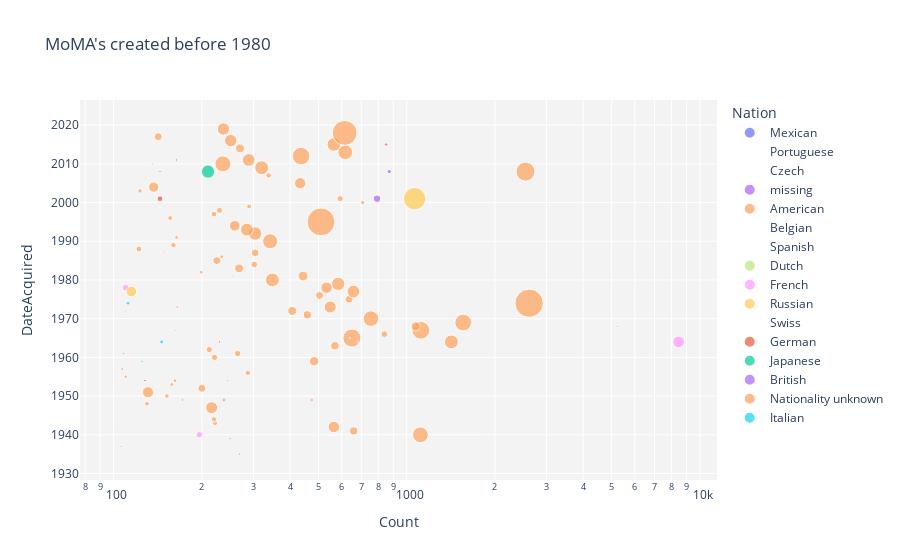

This figure's notebook cell:
### Markdown cell above
## Acquisition of artworks by female over total -- of Moma and Rhizome

Count of how many artworks for each country have been added to the MoMA (new and old) and Rhizome collections, compared with the number of artworks acquired made by only a female artist. 

Visualization is on categorical data (gender, nationality), ordinal data (acquisition year) and numerical data (tot artworks per nationality  count, artworks by a female artist per nationality)

### Code cell
import plotly.io as pio
import plotly.express as px
df =df_nats_before[(df_nats_before['DateAcquired'] >= 1970) & (df_nats_before['DateAcquired'] <= 1980)]
df2 =df_nats_before.loc[df_nats_before['Count'] > 100]

fig5 = px.scatter(df2,
                 x="Count", y="DateAcquired", size="Females", color="Nation",
                 log_x=True,
                 title="MoMA's created before 1980")
# fig5.update_traces(
#     tickformatstops = {
#         'dtickrange': '[100,10000]'
#     }
# )
fig5.update_layout(
    paper_bgcolor='rgb(255, 255, 255)',
    plot_bgcolor='rgb(243, 243, 243)',
    )


fig5.show()

### Figure 1 — Plotly figure (JSON) as saved in the notebook; plotly's stock layout.template omitted (floating-point values rounded to 4 significant figures)
{"data": [{"hovertemplate": "Nation=Mexican<br>Count=%{x}<br>DateAcquired=%{y}<br>Females=%{marker.size}<extra></extra>", "legendgroup": "Mexican", "marker": {"color": "#636efa", "size": [1, 0], "sizemode": "area", "sizeref": 1.103, "symbol": "circle"}, "mode": "markers", "name": "Mexican", "orientation": "v", "showlegend": true, "type": "scatter", "x": [103, 113], "xaxis": "x", "y": [1942, 1965], "yaxis": "y"}, {"hovertemplate": "Nation=Portuguese<br>Count=%{x}<br>DateAcquired=%{y}<br>Females=%{marker.size}<extra></extra>", "legendgroup": "Portuguese", "marker": {"color": "#EF553B", "size": [0], "sizemode": "area", "sizeref": 1.103, "symbol": "circle"}, "mode": "markers", "name": "Portuguese", "orientation": "v", "showlegend": true, "type": "scatter", "x": [101], "xaxis": "x", "y": [2012], "yaxis": "y"}, {"hovertemplate": "Nation=Czech<br>Count=%{x}<br>DateAcquired=%{y}<br>Females=%{marker.size}<extra></extra>", "legendgroup": "Czech", "marker": {"color": "#00cc96", "size": [0, 0, 0], "sizemode": "area", "sizeref": 1.103, "symbol": "circle"}, "mode": "markers", "name": "Czech", "orientation": "v", "showlegend": true, "type": "scatter", "x": [120, 117, 144], "xaxis": "x", "y": [1966, 1999, 2008], "yaxis": "y"}, {"hovertemplate": "Nation=missing<br>Count=%{x}<br>DateAcquired=%{y}<br>Females=%{marker.size}<extra></extra>", "legendgroup": "missing", "marker": {"color": "#ab63fa", "size": [0, 0, 0, 31, 0, 0, 10, 0, 0, 0], "sizemode": "area", "sizeref": 1.103, "symbol": "circle"}, "mode": "markers", "name": "missing", "orientation": "v", "showlegend": true, "type": "scatter", "x": [383, 256, 174, 792, 139, 140, 872, 601, 592, 211], "xaxis": "x", "y": [1943, 1971, 1989, 2001, 2005, 2007, 2008, 2010, 2017, 2019], "yaxis": "y"}, {"hovertemplate": "Nation=American<br>Count=%{x}<br>DateAcquired=%{y}<br>Females=%{marker.size}<extra></extra>", "legendgroup": "American", "marker": {"color": "#FFA15A", "size": [1, 4, 3, 4, 137, 37, 72, 14, 16, 80, 12, 10, 12, 69, 35, 8, 8, 7, 16, 5, 49, 22, 22, 21, 40, 106, 180, 25, 173, 46, 154, 135, 37, 45, 80, 441, 34, 34, 89, 73, 98, 106, 54, 8, 43, 24, 34, 8, 33, 19, 16, 125, 8, 100, 90, 63, 426, 13, 18, 20, 13, 10, 21, 11, 59, 71, 16, 200, 106, 141, 90, 171, 118, 44, 102, 85, 35, 340, 83], "sizemode": "area", "sizeref": 1.103, "symbol": "circle"}, "mode": "markers", "name": "American", "orientation": "v", "showlegend": true, "type": "scatter", "x": [111, 269, 106, 250, 1113, 659, 564, 222, 220, 216, 130, 238, 152, 131, 200, 158, 162, 110, 287, 107, 483, 221, 265, 212, 569, 1420, 650, 839, 1117, 1073, 1558, 755, 458, 407, 548, 2616, 636, 504, 658, 533, 584, 348, 443, 199, 268, 302, 225, 234, 304, 122, 160, 342, 164, 304, 285, 259, 510, 156, 220, 230, 290, 708, 593, 123, 137, 433, 338, 2542, 320, 236, 289, 436, 617, 270, 564, 251, 142, 614, 237], "xaxis": "x", "y": [1934, 1935, 1937, 1939, 1940, 1941, 1942, 1943, 1944, 1947, 1948, 1949, 1950, 1951, 1952, 1953, 1954, 1955, 1956, 1957, 1959, 1960, 1961, 1962, 1963, 1964, 1965, 1966, 1967, 1968, 1969, 1970, 1971, 1972, 1973, 1974, 1975, 1976, 1977, 1978, 1979, 1980, 1981, 1982, 1983, 1984, 1985, 1986, 1987, 1988, 1989, 1990, 1991, 1992, 1993, 1994, 1995, 1996, 1997, 1998, 1999, 2000, 2001, 2003, 2004, 2005, 2007, 2008, 2009, 2010, 2011, 2012, 2013, 2014, 2015, 2016, 2017, 2018, 2019], "yaxis": "y"}, {"hovertemplate": "Nation=Belgian<br>Count=%{x}<br>DateAcquired=%{y}<br>Females=%{marker.size}<extra></extra>", "legendgroup": "Belgian", "marker": {"color": "#19d3f3", "size": [0, 0, 0], "sizemode": "area", "sizeref": 1.103, "symbol": "circle"}, "mode": "markers", "name": "Belgian", "orientation": "v", "showlegend": true, "type": "scatter", "x": [210, 133, 289], "xaxis": "x", "y": [1949, 1964, 1978], "yaxis": "y"}, {"hovertemplate": "Nation=Spanish<br>Count=%{x}<br>DateAcquired=%{y}<br>Females=%{marker.size}<extra></extra>", "legendgroup": "Spanish", "marker": {"color": "#FF6692", "size": [0, 0], "sizemode": "area", "sizeref": 1.103, "symbol": "circle"}, "mode": "markers", "name": "Spanish", "orientation": "v", "showlegend": true, "type": "scatter", "x": [144, 1191], "xaxis": "x", "y": [1949, 1964], "yaxis": "y"}, {"hovertemplate": "Nation=Dutch<br>Count=%{x}<br>DateAcquired=%{y}<br>Females=%{marker.size}<extra></extra>", "legendgroup": "Dutch", "marker": {"color": "#B6E880", "size": [1, 0], "sizemode": "area", "sizeref": 1.103, "symbol": "circle"}, "mode": "markers", "name": "Dutch", "orientation": "v", "showlegend": true, "type": "scatter", "x": [400, 104], "xaxis": "x", "y": [2014, 2015], "yaxis": "y"}, {"hovertemplate": "Nation=French<br>Count=%{x}<br>DateAcquired=%{y}<br>Females=%{marker.size}<extra></extra>", "legendgroup": "French", "marker": {"color": "#FF97FF", "size": [23, 0, 9, 1, 2, 4, 1, 3, 1, 75, 1, 1, 3, 3, 6, 0, 25, 0, 0, 3, 1, 0, 0, 3], "sizemode": "area", "sizeref": 1.103, "symbol": "circle"}, "mode": "markers", "name": "French", "orientation": "v", "showlegend": true, "type": "scatter", "x": [196, 158, 474, 112, 247, 245, 265, 226, 110, 8465, 640, 467, 163, 5225, 165, 139, 110, 103, 224, 149, 127, 345, 199, 107], "xaxis": "x", "y": [1940, 1948, 1949, 1950, 1951, 1954, 1956, 1958, 1963, 1964, 1965, 1966, 1967, 1968, 1973, 1975, 1978, 1979, 1982, 1987, 2000, 2008, 2009, 2018], "yaxis": "y"}, {"hovertemplate": "Nation=Russian<br>Count=%{x}<br>DateAcquired=%{y}<br>Females=%{marker.size}<extra></extra>", "legendgroup": "Russian", "marker": {"color": "#FECB52", "size": [0, 62, 278], "sizemode": "area", "sizeref": 1.103, "symbol": "circle"}, "mode": "markers", "name": "Russian", "orientation": "v", "showlegend": true, "type": "scatter", "x": [126, 115, 1064], "xaxis": "x", "y": [1962, 1977, 2001], "yaxis": "y"}, {"hovertemplate": "Nation=Swiss<br>Count=%{x}<br>DateAcquired=%{y}<br>Females=%{marker.size}<extra></extra>", "legendgroup": "Swiss", "marker": {"color": "#636efa", "size": [0], "sizemode": "area", "sizeref": 1.103, "symbol": "circle"}, "mode": "markers", "name": "Swiss", "orientation": "v", "showlegend": true, "type": "scatter", "x": [195], "xaxis": "x", "y": [2012], "yaxis": "y"}, {"hovertemplate": "Nation=German<br>Count=%{x}<br>DateAcquired=%{y}<br>Females=%{marker.size}<extra></extra>", "legendgroup": "German", "marker": {"color": "#EF553B", "size": [3, 0, 1, 1, 4, 0, 2, 3, 1, 0, 19, 3, 2, 3, 6], "sizemode": "area", "sizeref": 1.103, "symbol": "circle"}, "mode": "markers", "name": "German", "orientation": "v", "showlegend": true, "type": "scatter", "x": [172, 104, 140, 109, 128, 273, 108, 230, 134, 275, 144, 144, 136, 164, 851], "xaxis": "x", "y": [1949, 1951, 1952, 1953, 1954, 1956, 1961, 1964, 1967, 1999, 2001, 2008, 2010, 2011, 2015], "yaxis": "y"}, {"hovertemplate": "Nation=Japanese<br>Count=%{x}<br>DateAcquired=%{y}<br>Females=%{marker.size}<extra></extra>", "legendgroup": "Japanese", "marker": {"color": "#00cc96", "size": [3, 0, 97], "sizemode": "area", "sizeref": 1.103, "symbol": "circle"}, "mode": "markers", "name": "Japanese", "orientation": "v", "showlegend": true, "type": "scatter", "x": [125, 179, 210], "xaxis": "x", "y": [1959, 2007, 2008], "yaxis": "y"}, {"hovertemplate": "Nation=British<br>Count=%{x}<br>DateAcquired=%{y}<br>Females=%{marker.size}<extra></extra>", "legendgroup": "British", "marker": {"color": "#ab63fa", "size": [3, 0, 0, 1, 2, 1, 0, 2, 0], "sizemode": "area", "sizeref": 1.103, "symbol": "circle"}, "mode": "markers", "name": "British", "orientation": "v", "showlegend": true, "type": "scatter", "x": [683, 224, 135, 111, 110, 133, 104, 254, 189], "xaxis": "x", "y": [1964, 1967, 1970, 1971, 1972, 1974, 1976, 1981, 1983], "yaxis": "y"}, {"hovertemplate": "Nation=Nationality unknown<br>Count=%{x}<br>DateAcquired=%{y}<br>Females=%{marker.size}<extra></extra>", "legendgroup": "Nationality unknown", "marker": {"color": "#FFA15A", "size": [0, 0, 1], "sizemode": "area", "sizeref": 1.103, "symbol": "circle"}, "mode": "markers", "name": "Nationality unknown", "orientation": "v", "showlegend": true, "type": "scatter", "x": [263, 139, 156], "xaxis": "x", "y": [1943, 1999, 2001], "yaxis": "y"}, {"hovertemplate": "Nation=Italian<br>Count=%{x}<br>DateAcquired=%{y}<br>Females=%{marker.size}<extra></extra>", "legendgroup": "Italian", "marker": {"color": "#19d3f3", "size": [9, 9, 0, 1, 1], "sizemode": "area", "sizeref": 1.103, "symbol": "circle"}, "mode": "markers", "name": "Italian", "orientation": "v", "showlegend": true, "type": "scatter", "x": [146, 112, 114, 191, 154], "xaxis": "x", "y": [1964, 1974, 2010, 2012, 2013], "yaxis": "y"}], "layout": {"legend": {"itemsizing": "constant", "title": {"text": "Nation"}, "tracegroupgap": 0}, "paper_bgcolor": "rgb(255, 255, 255)", "plot_bgcolor": "rgb(243, 243, 243)", "title": {"text": "MoMA's created before 1980"}, "xaxis": {"anchor": "y", "domain": [0, 1], "title": {"text": "Count"}, "type": "log"}, "yaxis": {"anchor": "x", "domain": [0, 1], "title": {"text": "DateAcquired"}}}}
